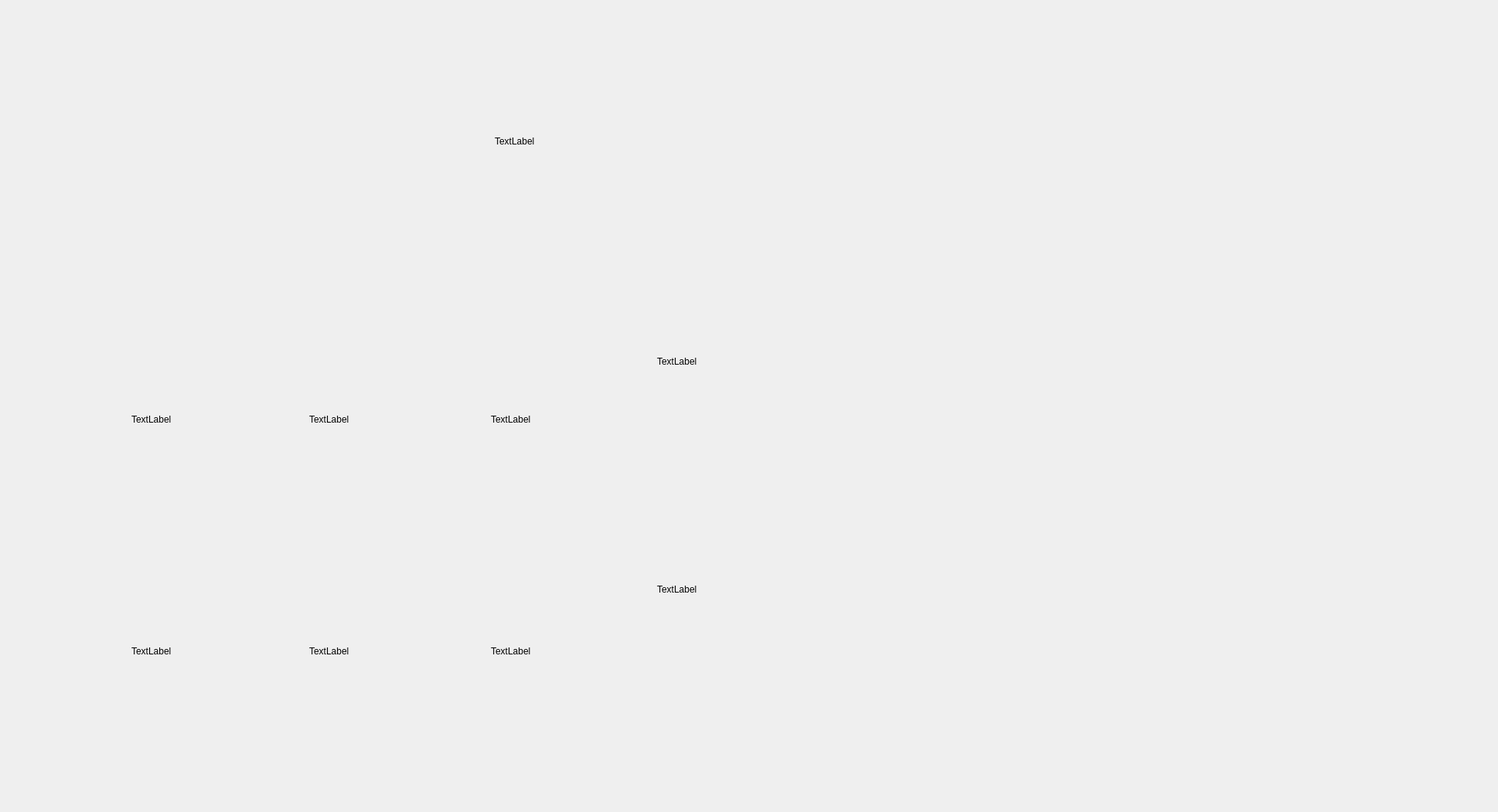
<?xml version="1.0" encoding="UTF-8"?>
<ui version="4.0">
 <class>Form</class>
 <widget class="QWidget" name="Form">
  <property name="geometry">
   <rect>
    <x>0</x>
    <y>0</y>
    <width>1938</width>
    <height>1051</height>
   </rect>
  </property>
  <property name="windowTitle">
   <string>Form</string>
  </property>
  <widget class="QLabel" name="clock">
   <property name="geometry">
    <rect>
     <x>640</x>
     <y>175</y>
     <width>72</width>
     <height>15</height>
    </rect>
   </property>
   <property name="text">
    <string>TextLabel</string>
   </property>
  </widget>
  <widget class="QLabel" name="temp1">
   <property name="geometry">
    <rect>
     <x>170</x>
     <y>530</y>
     <width>100</width>
     <height>25</height>
    </rect>
   </property>
   <property name="text">
    <string>TextLabel</string>
   </property>
  </widget>
  <widget class="QLabel" name="hum1">
   <property name="geometry">
    <rect>
     <x>400</x>
     <y>530</y>
     <width>100</width>
     <height>25</height>
    </rect>
   </property>
   <property name="text">
    <string>TextLabel</string>
   </property>
  </widget>
  <widget class="QLabel" name="light1">
   <property name="geometry">
    <rect>
     <x>635</x>
     <y>530</y>
     <width>100</width>
     <height>25</height>
    </rect>
   </property>
   <property name="text">
    <string>TextLabel</string>
   </property>
  </widget>
  <widget class="QLabel" name="soilhum1">
   <property name="geometry">
    <rect>
     <x>850</x>
     <y>455</y>
     <width>100</width>
     <height>25</height>
    </rect>
   </property>
   <property name="text">
    <string>TextLabel</string>
   </property>
  </widget>
  <widget class="QLabel" name="soilhum2">
   <property name="geometry">
    <rect>
     <x>850</x>
     <y>750</y>
     <width>100</width>
     <height>25</height>
    </rect>
   </property>
   <property name="text">
    <string>TextLabel</string>
   </property>
  </widget>
  <widget class="QLabel" name="hum2">
   <property name="geometry">
    <rect>
     <x>400</x>
     <y>830</y>
     <width>100</width>
     <height>25</height>
    </rect>
   </property>
   <property name="text">
    <string>TextLabel</string>
   </property>
  </widget>
  <widget class="QLabel" name="temp2">
   <property name="geometry">
    <rect>
     <x>170</x>
     <y>830</y>
     <width>100</width>
     <height>25</height>
    </rect>
   </property>
   <property name="text">
    <string>TextLabel</string>
   </property>
  </widget>
  <widget class="QLabel" name="light2">
   <property name="geometry">
    <rect>
     <x>635</x>
     <y>830</y>
     <width>100</width>
     <height>25</height>
    </rect>
   </property>
   <property name="text">
    <string>TextLabel</string>
   </property>
  </widget>
 </widget>
 <resources/>
 <connections/>
</ui>
